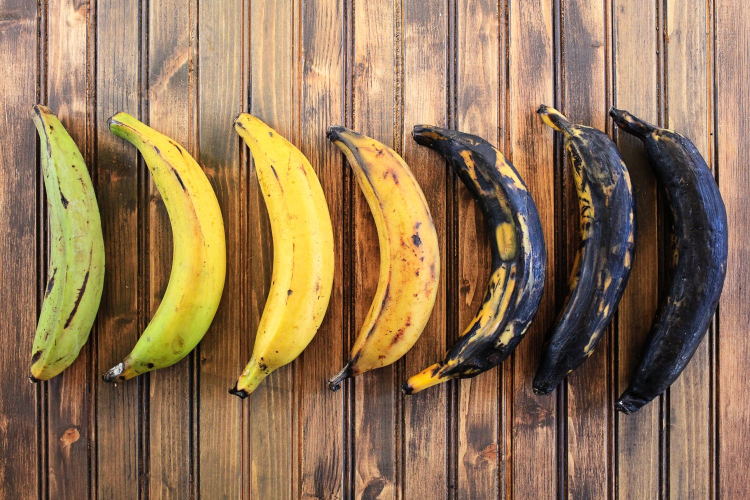
#> input picture cv/banana_sample.jpg, 1500 x 1000 px (shown at 1/2 size)
$ python hsv3.py
#> lines starting #> are read from the running program, lines starting #| are printed output that depends on the picture; after the words box and inside, x2 and y2 are one past the last pixel; in counts of white or black regions, pixels touching at a corner belong together
# inRange 함수를 이용해서 특정 색상 검출

import cv2

src = cv2.imread('banana_sample.jpg')
#> src is the input picture: shape (1000, 1500, 3); mean B, G, R 86.5, 118.2, 146.4
#src = cv2.imread('signal2.jpg')
# size 축소
src = cv2.resize(src, (0, 0), fx=0.5, fy=0.5, interpolation=cv2.INTER_NEAREST)
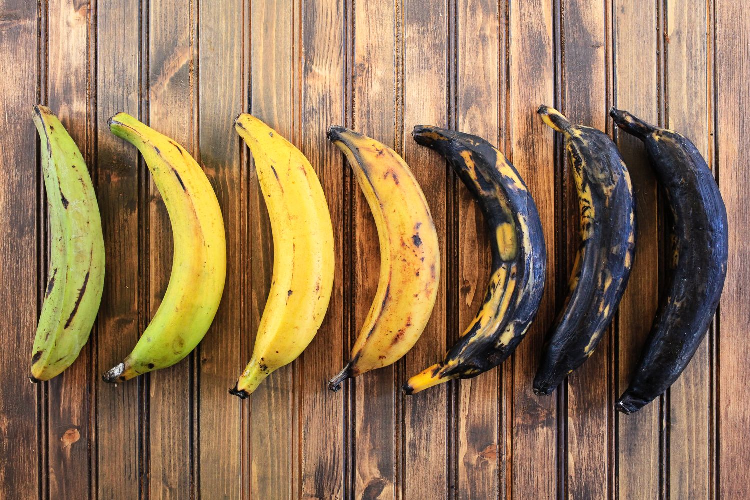
#> src: shape (500, 750, 3); mean B, G, R 86.6, 118.1, 146.5

src_hsv = cv2.cvtColor(src, cv2.COLOR_BGR2HSV)
#> src_hsv: shape (500, 750, 3); mean H, S, V 27.5, 110.5, 148.2

# 0 < B < 100 , 128 < G < 255 , 0 < R < 100
dst1 = cv2.inRange(src, (0, 0, 0), (40, 18, 77))
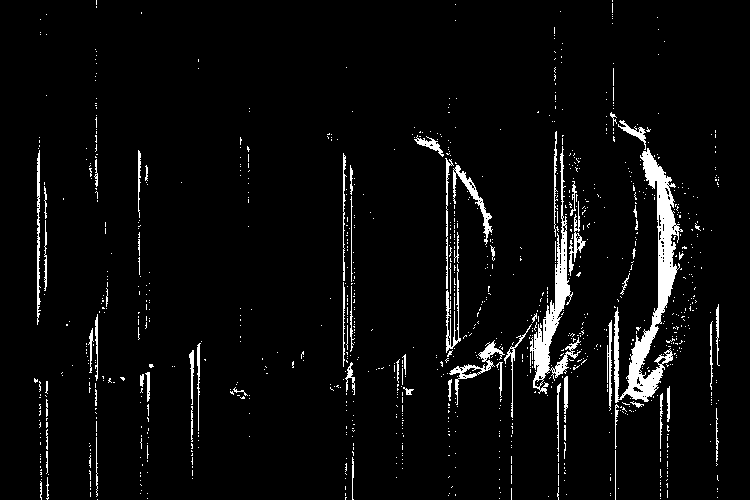
#> dst1: shape (500, 750); 4.5% white; 1062 white regions (988 under 20 px), largest, box (x1, y1, x2, y2) and area: (614, 148, 683, 403) 4458, (530, 146, 581, 394) 2483, (453, 165, 493, 245) 553
img_result = cv2.bitwise_and(src_hsv, src_hsv, mask = dst1)
#> img_result: shape (500, 750, 3); mean H, S, V 2, 6.7, 0.9

dst2 = cv2.inRange(src_hsv, (0, 0, 0), (40, 18, 77))
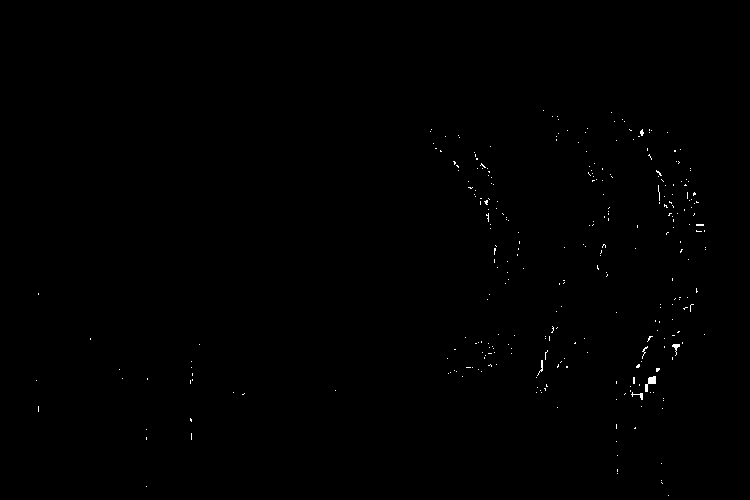
#> dst2: shape (500, 750); 0.25% white in thin lines or dots, all inside (x1, y1, x2, y2) = (36, 110, 706, 496)
img_result2 = cv2.bitwise_and(src_hsv, src_hsv, mask = dst2)
#> img_result2: shape (500, 750, 3); mean H, S, V 0, 0, 0.1

cv2.imshow('src', src)
cv2.moveWindow('src',400,100)

cv2.imshow('dst1', dst1)
cv2.moveWindow('dst1',400,450)

cv2.imshow('img_result', img_result)
cv2.moveWindow('img_result',800,450)

cv2.imshow('dst2', dst2)
cv2.moveWindow('dst2',400,800)

cv2.imshow('img_result2', img_result2)
cv2.moveWindow('img_result2',1100,450)

cv2.waitKey()
cv2.destroyAllWindows()

$ run again, with cv/crop0.jpg copied over cv/banana_sample.jpg
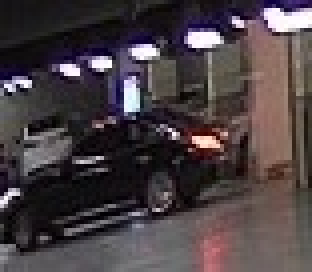
#> input picture cv/crop0.jpg, 78 x 68 px (shown 4 times larger)
#> src is the input picture: shape (68, 78, 3); mean B, G, R 67.6, 64.2, 73.9
#> src: shape (34, 39, 3)
#> src_hsv: shape (34, 39, 3); mean H, S, V 95.7, 61.2, 76.4
#> `dst1 = cv2.inRange(src, (0, 0, 0), (40, 18, 77))`:
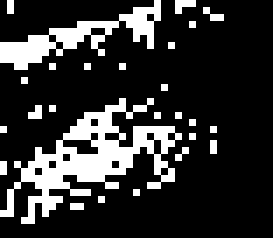
#> dst1: shape (34, 39) (shown 7 times larger); 19.4% white in thin lines or dots, all inside (x1, y1, x2, y2) = (0, 0, 32, 32)
#> img_result: shape (34, 39, 3); mean H, S, V 25.4, 20.6, 3.7
#> `dst2 = cv2.inRange(src_hsv, (0, 0, 0), (40, 18, 77))`:
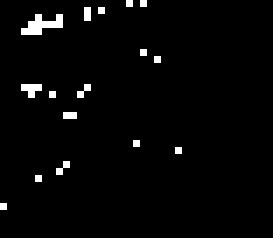
#> dst2: shape (34, 39) (shown 7 times larger); 2.4% white in thin lines or dots, all inside (x1, y1, x2, y2) = (0, 0, 26, 30)
#> img_result2: shape (34, 39, 3); mean H, S, V 0.3, 0.2, 0.9

$ run again, with cv/crop1.jpg copied over cv/banana_sample.jpg
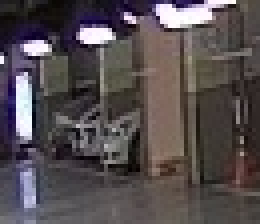
#> input picture cv/crop1.jpg, 65 x 56 px (shown 4 times larger)
#> src is the input picture: shape (56, 65, 3); mean B, G, R 79.7, 77.3, 85
#> src: shape (28, 32, 3)
#> src_hsv: shape (28, 32, 3); mean H, S, V 68.9, 52.6, 89.2
#> `dst1 = cv2.inRange(src, (0, 0, 0), (40, 18, 77))`:
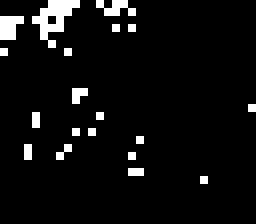
#> dst1: shape (28, 32) (shown 8 times larger); 5.7% white in thin lines or dots, all inside (x1, y1, x2, y2) = (0, 0, 32, 23)
#> img_result: shape (28, 32, 3); mean H, S, V 5.9, 7, 1.2
#> `dst2 = cv2.inRange(src_hsv, (0, 0, 0), (40, 18, 77))`:
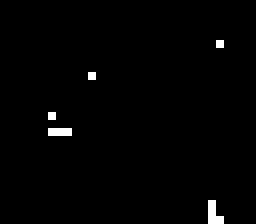
#> dst2: shape (28, 32) (shown 8 times larger); 1.1% white in thin lines or dots, all inside (x1, y1, x2, y2) = (6, 5, 28, 28)
#> img_result2: shape (28, 32, 3); mean H, S, V 0.2, 0.1, 0.7
